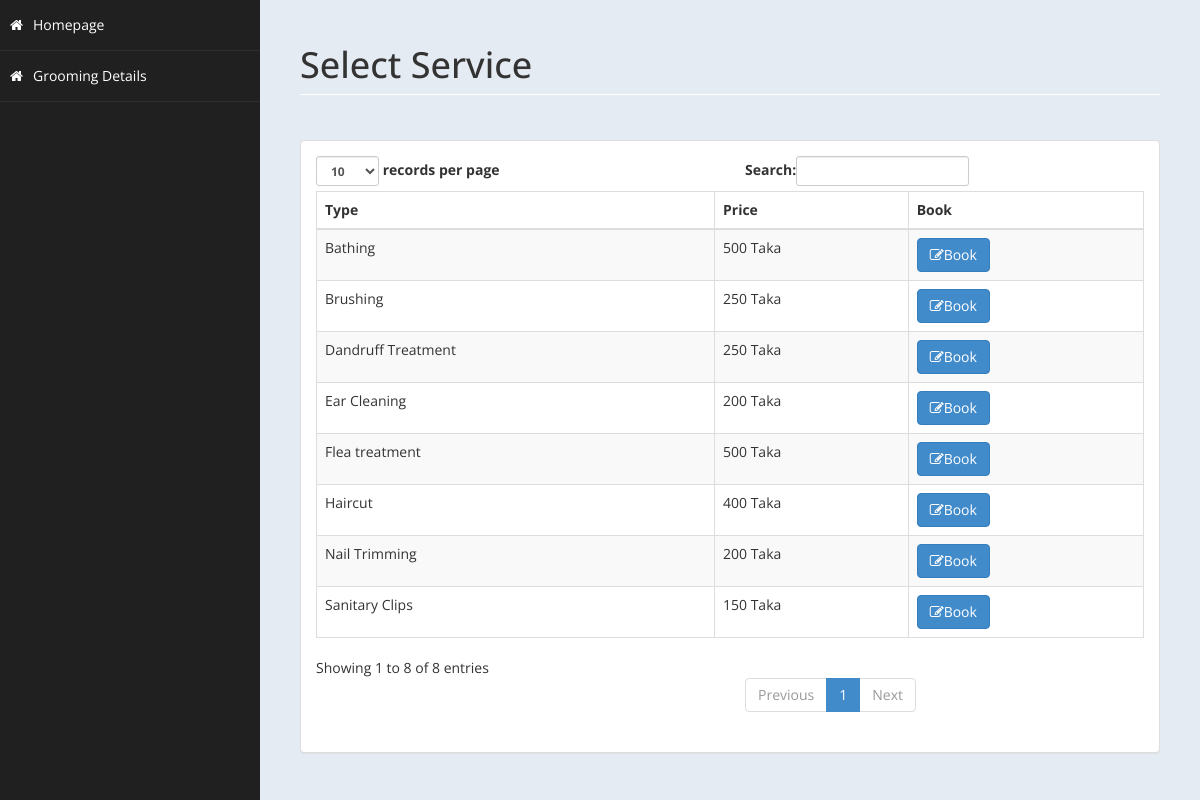
/groomdog.php, run on the app's committed database.
### tables this page shows
CREATE TABLE `groom` (
  `id` int(11) NOT NULL,
  `type` varchar(100) NOT NULL,
  `price` varchar(100) NOT NULL,
  `pet` varchar(100) NOT NULL
);

### groomdog.php (the view, shortened to what this page needs)
<!DOCTYPE html>
<html xmlns="http://www.w3.org/1999/xhtml">
<head>
    <link href="food/assets/css/bootstrap.css" rel="stylesheet" />
    <link href="food/assets/css/font-awesome.css" rel="stylesheet" />
    <link href="food/assets/css/custom-styles.css" rel="stylesheet" />
</head>
<body>
    <div id="wrapper">
        <nav class="navbar-default navbar-side" role="navigation">
            <div class="sidebar-collapse">
                <ul class="nav" id="main-menu">
                    <li>
                    <a href="home.php"><i class="fa fa-home"></i>Homepage</a>
                    </li>
                    <li>
                        <a  href="groomdog.php"><i class="fa fa-home"></i>Grooming Details</a>
                    </li>
					</ul>
            </div>
        </nav>
        <div id="page-wrapper" >
            <div id="page-inner">
			 <div class="row">
                    <div class="col-md-12">
                        <h1 class="page-header">
                           Select Service<small> </small>
                        </h1>
                    </div>
                </div>
            <div class="row">
                <div class="col-md-12">
                    <div class="panel panel-default">
                        <div class="panel-body">
                            <div class="table-responsive">
                                <table class="table table-striped table-bordered table-hover" id="dataTables-example">
                                    <thead>
                                        <tr>
                                            <th>Type</th>
                                            <th>Price</th>
                                            <th>Book</th>
                                        </tr>
                                    </thead>
                                    <tbody>
									<?php
										include ('db.php');
										$sql="select * from groom where pet='dog'";
										$re = mysqli_query($con,$sql);
										while($row = mysqli_fetch_array($re))
										{
                                            $id = $row['id'];
                                            if($id !="Null")
                                            {
                                                echo"<tr class='gradeC'>
												<td>".$row['type']."</td>
												<td>".$row['price']," Taka"."</td>
                                                <td><a href=groomorderdog.php?eid=".$id ." <button class='btn btn-primary'> <i class='fa fa-edit' ></i>Book</button></td>
												</tr>";
                                            }
                                            else
                                            {
                                                echo"<tr class='gradeC'>
												<td>".$row['type']."</td>
												<td>".$row['price']," Taka"."</td>
                                                <td><a href=groomorderdog.php?eid=".$id ." <button class='btn btn-primary'> <i class='fa fa-edit' ></i>Book</button></td>
												</tr>";
                                            }
										}
									?>
                                    </tbody>
                                </table>
                            </div>
                        </div>
                    </div>
                </div>
            </div>
        </div>
    </div>
</body>
</html>

### food/assets/css/custom-styles.css (style rules this page uses)
body { font-family: 'Open Sans', sans-serif; }
#wrapper { width: 100%; background:#202020; }
#page-wrapper { padding: 15px 15px; min-height: 600px; background:#E5EBF2; }
#page-inner { width:100%; margin:10px 20px 10px 0px; background-color:transparent; padding:10px; min-height:1200px; }
h1, .h1, h2, .h2, h3, .h3 { margin-top: 7px; margin-bottom: -5px; }
.page-header { padding-bottom: 9px; margin: 10px 0 45px; border-bottom: 1px solid #ffffff; }
.sidebar-collapse , .sidebar-collapse .nav { background:none; }
.sidebar-collapse .nav { padding:0; }
.sidebar-collapse .nav > li > a { color:#fff; background:transparent; text-shadow:none; }
.sidebar-collapse > .nav > li > a { padding:15px 10px; }
.sidebar-collapse > .nav > li { border-bottom: 1px solid rgba(107, 108, 109, 0.19); }
.navbar-side { border:none; background-color: transparent; }
.navbar-default { border:0px solid black; }
.nav > li > a > i { margin-right:10px; }
@media (min-width:768px) { #page-wrapper { margin: 0 0 0 260px; padding: 15px 30px; min-height: 1200px; } }
@media (min-width:768px) { .navbar-side { z-index: 1; position: absolute; width: 260px; } }

### data on the page
groom: type "Bathing", price "500"
groom: type "Brushing", price "250"
groom: type "Nail Trimming", price "200"
groom: type "Ear Cleaning", price "200"
groom: type "Haircut", price "400"
groom: type "Flea treatment", price "500"
groom: type "Dandruff Treatment", price "250"
groom: type "Sanitary Clips", price "150"
